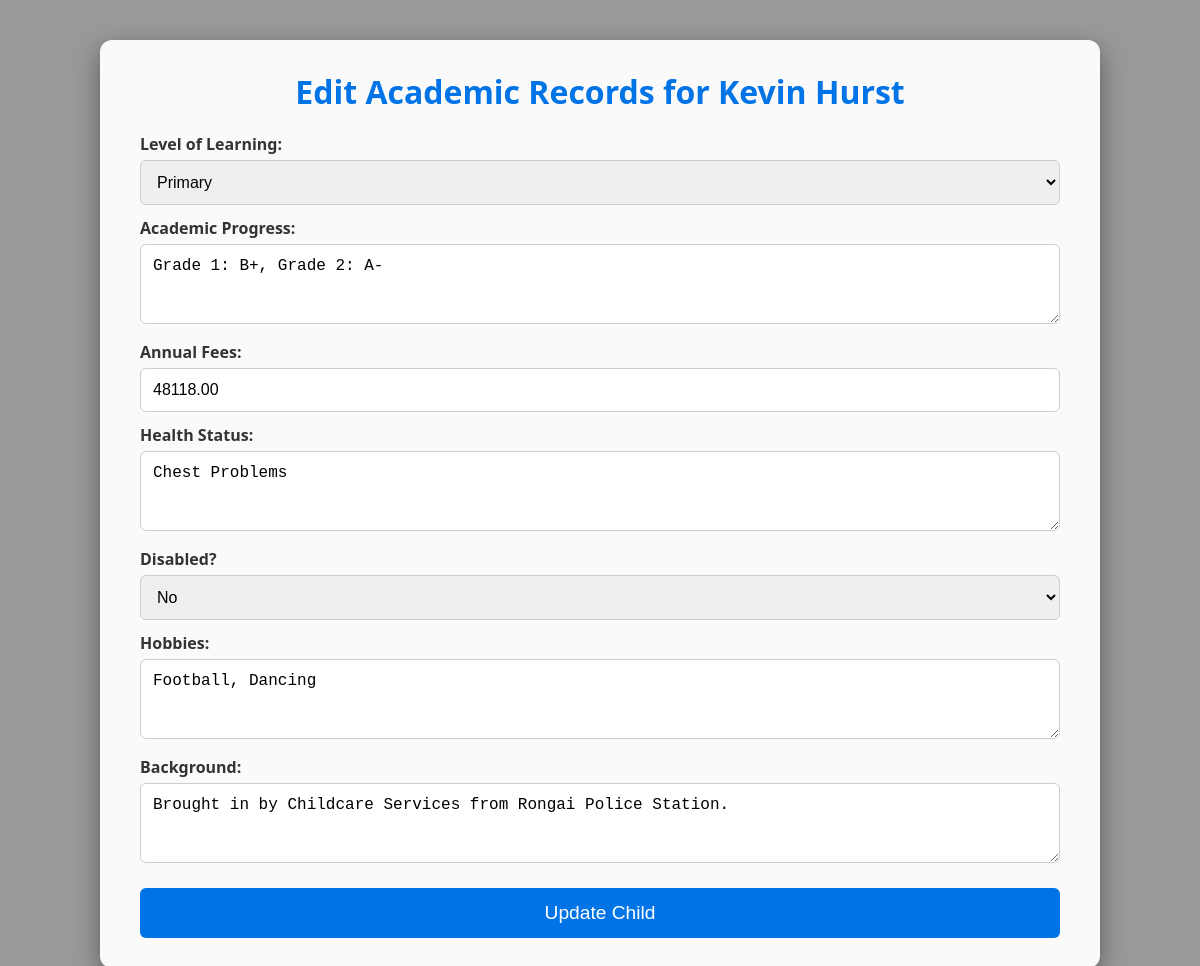
The page /edit_child.php?childID=1 on the database its author committed.
### tables this page shows
CREATE TABLE `children` (
  `childID` int(11) NOT NULL,
  `fullName` varchar(100) NOT NULL,
  `level_of_learning` enum('Primary','High School','University') NOT NULL,
  `academic_progress` text DEFAULT NULL,
  `annual_fees` decimal(10,2) NOT NULL,
  `health_status` text DEFAULT NULL,
  `is_disabled` tinyint(1) DEFAULT 0,
  `hobbies` text DEFAULT NULL,
  `background` text DEFAULT NULL,
  `created_at` timestamp NOT NULL DEFAULT current_timestamp(),
  `birthdate` date DEFAULT NULL,
  `image_path` varchar(255) DEFAULT NULL,
  `document_path` varchar(255) DEFAULT NULL,
  `is_funded` tinyint(1) DEFAULT 0
);

### edit_child.php (the view, shortened to what this page needs)
<?php
require 'db_connect.php';
$childID = intval($_GET['childID']);
$stmt = $conn->prepare("SELECT * FROM Children WHERE childID = ?");
$stmt->bind_param("i", $childID);
$stmt->execute();
$result = $stmt->get_result();
$child = $result->fetch_assoc();
?>
<!DOCTYPE html>
<html lang="en">
<head>
</head>
<body>
    <div class="form-container">
        <h2>Edit Academic Records for <?php echo htmlspecialchars($child['fullName']); ?></h2>
        <form method="POST" action="update_child.php">
            <label>Level of Learning:</label>
            <select name="level">
                <option value="Primary" <?php if ($child['level_of_learning'] == 'Primary') echo 'selected'; ?>>Primary</option>
            </select>
            <label>Academic Progress:</label>
            <textarea name="academic_progress"><?php echo htmlspecialchars($child['academic_progress']); ?></textarea>
            <label>Annual Fees:</label>
            <input type="number" name="fees" value="<?php echo $child['annual_fees']; ?>" required>
            <label>Health Status:</label>
            <textarea name="health_status"><?php echo htmlspecialchars($child['health_status']); ?></textarea>
            <label>Disabled?</label>
            <select name="is_disabled">
                <option value="0" <?php if (!$child['is_disabled']) echo 'selected'; ?>>No</option>
            </select>
            <label>Hobbies:</label>
            <textarea name="hobbies"><?php echo htmlspecialchars($child['hobbies']); ?></textarea>
            <label>Background:</label>
            <textarea name="background"><?php echo htmlspecialchars($child['background']); ?></textarea>
            <button type="submit">Update Child</button>
        </form>
    </div>
</body>
</html>

### edit_child.php (style rules this page uses)
* { margin: 0; padding: 0; box-sizing: border-box; }
body { font-family: 'Segoe UI', sans-serif; background: url('images/edit-child-bg.jpg') no-repeat center center fixed; background-size: cover; min-height: 100vh; display: flex; justify-content: center; align-items: center; padding: 40px; overflow-y: auto; }
.form-container { position: relative; z-index: 2; background: rgba(255, 255, 255, 0.95); width: 90%; max-width: 1000px; padding: 30px 40px; border-radius: 12px; box-shadow: 0 8px 25px rgba(0,0,0,0.4); animation: fadeIn 0.8s ease-in-out; }
.form-container h2 { text-align: center; font-size: 2rem; color: #0073e6; margin-bottom: 20px; }
label { display: block; font-weight: bold; margin-top: 12px; color: #333; }
select, input, textarea { width: 100%; padding: 12px; margin-top: 5px; border-radius: 6px; border: 1px solid #ccc; font-size: 1rem; transition: all 0.3s ease; }
textarea { min-height: 80px; resize: vertical; }
button { margin-top: 20px; width: 100%; padding: 14px; background: #0073e6; color: white; font-size: 1.2rem; border: none; border-radius: 6px; cursor: pointer; transition: background 0.3s ease, transform 0.2s ease; }

### rows shown on the page
children: fullName "Kevin Hurst", level "Primary", academic_progress "Grade 1: B+, Grade 2: A-", fees "48118.00", health_status "Chest Problems", is_disabled "No", hobbies "Football, Dancing", background "Brought in by Childcare Services from Rongai Police Station."
